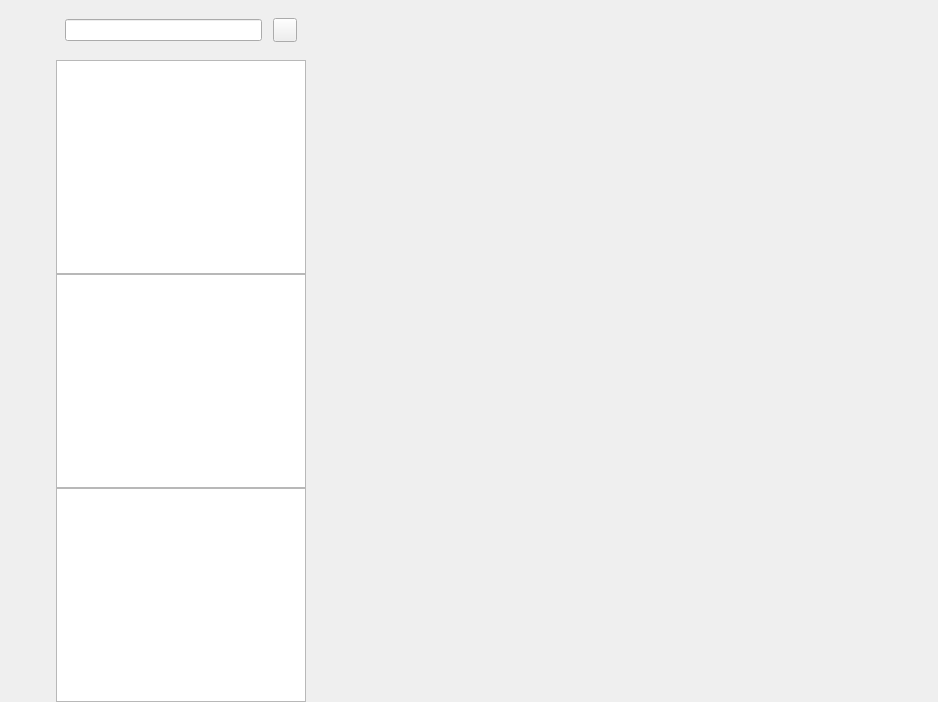
<?xml version="1.0" encoding="UTF-8"?>
<ui version="4.0">
 <class>ChatDialog</class>
 <widget class="QWidget" name="ChatDialog">
  <property name="geometry">
   <rect>
    <x>0</x>
    <y>0</y>
    <width>938</width>
    <height>702</height>
   </rect>
  </property>
  <property name="windowTitle">
   <string>Form</string>
  </property>
  <layout class="QHBoxLayout" name="horizontalLayout">
   <property name="spacing">
    <number>0</number>
   </property>
   <property name="leftMargin">
    <number>0</number>
   </property>
   <property name="topMargin">
    <number>0</number>
   </property>
   <property name="rightMargin">
    <number>0</number>
   </property>
   <property name="bottomMargin">
    <number>0</number>
   </property>
   <item>
    <widget class="QWidget" name="side_bar" native="true">
     <property name="sizePolicy">
      <sizepolicy hsizetype="Fixed" vsizetype="Preferred">
       <horstretch>0</horstretch>
       <verstretch>0</verstretch>
      </sizepolicy>
     </property>
     <property name="minimumSize">
      <size>
       <width>56</width>
       <height>0</height>
      </size>
     </property>
     <property name="maximumSize">
      <size>
       <width>56</width>
       <height>16777215</height>
      </size>
     </property>
     <layout class="QVBoxLayout" name="verticalLayout">
      <property name="spacing">
       <number>7</number>
      </property>
      <property name="leftMargin">
       <number>10</number>
      </property>
      <property name="topMargin">
       <number>30</number>
      </property>
      <property name="rightMargin">
       <number>0</number>
      </property>
      <property name="bottomMargin">
       <number>0</number>
      </property>
      <item>
       <widget class="QWidget" name="widget" native="true">
        <layout class="QVBoxLayout" name="verticalLayout_3">
         <property name="spacing">
          <number>30</number>
         </property>
         <property name="leftMargin">
          <number>0</number>
         </property>
         <property name="topMargin">
          <number>0</number>
         </property>
         <property name="rightMargin">
          <number>0</number>
         </property>
         <property name="bottomMargin">
          <number>0</number>
         </property>
         <item>
          <widget class="QLabel" name="side_head_lb">
           <property name="minimumSize">
            <size>
             <width>35</width>
             <height>35</height>
            </size>
           </property>
           <property name="maximumSize">
            <size>
             <width>35</width>
             <height>35</height>
            </size>
           </property>
           <property name="text">
            <string/>
           </property>
          </widget>
         </item>
         <item>
          <widget class="StateWidget" name="side_chat_lb" native="true">
           <property name="minimumSize">
            <size>
             <width>30</width>
             <height>30</height>
            </size>
           </property>
           <property name="maximumSize">
            <size>
             <width>30</width>
             <height>30</height>
            </size>
           </property>
          </widget>
         </item>
         <item>
          <widget class="StateWidget" name="side_contact_lb" native="true">
           <property name="minimumSize">
            <size>
             <width>30</width>
             <height>30</height>
            </size>
           </property>
           <property name="maximumSize">
            <size>
             <width>30</width>
             <height>30</height>
            </size>
           </property>
          </widget>
         </item>
        </layout>
       </widget>
      </item>
      <item>
       <spacer name="verticalSpacer">
        <property name="orientation">
         <enum>Qt::Orientation::Vertical</enum>
        </property>
        <property name="sizeHint" stdset="0">
         <size>
          <width>20</width>
          <height>40</height>
         </size>
        </property>
       </spacer>
      </item>
     </layout>
    </widget>
   </item>
   <item>
    <widget class="QWidget" name="chat_user_wid" native="true">
     <property name="maximumSize">
      <size>
       <width>250</width>
       <height>16777215</height>
      </size>
     </property>
     <layout class="QVBoxLayout" name="verticalLayout_2">
      <property name="spacing">
       <number>0</number>
      </property>
      <property name="leftMargin">
       <number>0</number>
      </property>
      <property name="topMargin">
       <number>0</number>
      </property>
      <property name="rightMargin">
       <number>0</number>
      </property>
      <property name="bottomMargin">
       <number>0</number>
      </property>
      <item>
       <widget class="QWidget" name="search_wid" native="true">
        <property name="minimumSize">
         <size>
          <width>0</width>
          <height>60</height>
         </size>
        </property>
        <property name="maximumSize">
         <size>
          <width>16777215</width>
          <height>60</height>
         </size>
        </property>
        <layout class="QHBoxLayout" name="horizontalLayout_2">
         <property name="spacing">
          <number>6</number>
         </property>
         <property name="leftMargin">
          <number>9</number>
         </property>
         <property name="topMargin">
          <number>9</number>
         </property>
         <property name="rightMargin">
          <number>9</number>
         </property>
         <property name="bottomMargin">
          <number>9</number>
         </property>
         <item>
          <widget class="CustomizedEdit" name="search_edit"/>
         </item>
         <item>
          <spacer name="horizontalSpacer">
           <property name="orientation">
            <enum>Qt::Orientation::Horizontal</enum>
           </property>
           <property name="sizeType">
            <enum>QSizePolicy::Policy::Fixed</enum>
           </property>
           <property name="sizeHint" stdset="0">
            <size>
             <width>5</width>
             <height>20</height>
            </size>
           </property>
          </spacer>
         </item>
         <item>
          <widget class="ClickedBtn" name="add_btn">
           <property name="minimumSize">
            <size>
             <width>24</width>
             <height>24</height>
            </size>
           </property>
           <property name="maximumSize">
            <size>
             <width>24</width>
             <height>24</height>
            </size>
           </property>
           <property name="text">
            <string/>
           </property>
          </widget>
         </item>
        </layout>
       </widget>
      </item>
      <item>
       <widget class="ChatUserList" name="chat_user_list"/>
      </item>
      <item>
       <widget class="QListWidget" name="search_user_list"/>
      </item>
      <item>
       <widget class="QListWidget" name="con_user_list"/>
      </item>
     </layout>
    </widget>
   </item>
   <item>
    <widget class="QStackedWidget" name="stackedWidget">
     <property name="currentIndex">
      <number>1</number>
     </property>
     <widget class="QWidget" name="friend_apply_page"/>
     <widget class="ChatPage" name="chat_page"/>
    </widget>
   </item>
  </layout>
 </widget>
 <customwidgets>
  <customwidget>
   <class>ClickedBtn</class>
   <extends>QPushButton</extends>
   <header location="global">clickedbtn.h</header>
  </customwidget>
  <customwidget>
   <class>CustomizedEdit</class>
   <extends>QLineEdit</extends>
   <header location="global">customizededit.h</header>
  </customwidget>
  <customwidget>
   <class>ChatUserList</class>
   <extends>QListWidget</extends>
   <header location="global">chatuserlist.h</header>
  </customwidget>
  <customwidget>
   <class>ChatPage</class>
   <extends>QWidget</extends>
   <header location="global">chatpage.h</header>
   <container>1</container>
  </customwidget>
  <customwidget>
   <class>StateWidget</class>
   <extends>QWidget</extends>
   <header location="global">statewidget.h</header>
   <container>1</container>
  </customwidget>
 </customwidgets>
 <resources/>
 <connections/>
</ui>
